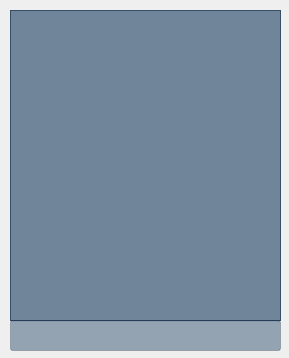
<?xml version="1.0" encoding="UTF-8"?>
<ui version="4.0">
 <class>Client</class>
 <widget class="QDialog" name="Client">
  <property name="geometry">
   <rect>
    <x>0</x>
    <y>0</y>
    <width>289</width>
    <height>358</height>
   </rect>
  </property>
  <property name="windowTitle">
   <string>Chat</string>
  </property>
  <widget class="QTextEdit" name="showText">
   <property name="geometry">
    <rect>
     <x>10</x>
     <y>10</y>
     <width>271</width>
     <height>311</height>
    </rect>
   </property>
   <property name="palette">
    <palette>
     <active>
      <colorrole role="Button">
       <brush brushstyle="SolidPattern">
        <color alpha="140">
         <red>8</red>
         <green>46</green>
         <blue>84</blue>
        </color>
       </brush>
      </colorrole>
      <colorrole role="Text">
       <brush brushstyle="SolidPattern">
        <color alpha="255">
         <red>255</red>
         <green>255</green>
         <blue>255</blue>
        </color>
       </brush>
      </colorrole>
      <colorrole role="Base">
       <brush brushstyle="NoBrush">
        <color alpha="255">
         <red>0</red>
         <green>0</green>
         <blue>0</blue>
        </color>
       </brush>
      </colorrole>
      <colorrole role="Window">
       <brush brushstyle="SolidPattern">
        <color alpha="140">
         <red>8</red>
         <green>46</green>
         <blue>84</blue>
        </color>
       </brush>
      </colorrole>
     </active>
     <inactive>
      <colorrole role="Button">
       <brush brushstyle="SolidPattern">
        <color alpha="140">
         <red>8</red>
         <green>46</green>
         <blue>84</blue>
        </color>
       </brush>
      </colorrole>
      <colorrole role="Text">
       <brush brushstyle="SolidPattern">
        <color alpha="255">
         <red>255</red>
         <green>255</green>
         <blue>255</blue>
        </color>
       </brush>
      </colorrole>
      <colorrole role="Base">
       <brush brushstyle="NoBrush">
        <color alpha="255">
         <red>0</red>
         <green>0</green>
         <blue>0</blue>
        </color>
       </brush>
      </colorrole>
      <colorrole role="Window">
       <brush brushstyle="SolidPattern">
        <color alpha="140">
         <red>8</red>
         <green>46</green>
         <blue>84</blue>
        </color>
       </brush>
      </colorrole>
     </inactive>
     <disabled>
      <colorrole role="Button">
       <brush brushstyle="SolidPattern">
        <color alpha="140">
         <red>8</red>
         <green>46</green>
         <blue>84</blue>
        </color>
       </brush>
      </colorrole>
      <colorrole role="Text">
       <brush brushstyle="SolidPattern">
        <color alpha="255">
         <red>120</red>
         <green>120</green>
         <blue>120</blue>
        </color>
       </brush>
      </colorrole>
      <colorrole role="Base">
       <brush brushstyle="NoBrush">
        <color alpha="255">
         <red>0</red>
         <green>0</green>
         <blue>0</blue>
        </color>
       </brush>
      </colorrole>
      <colorrole role="Window">
       <brush brushstyle="SolidPattern">
        <color alpha="140">
         <red>8</red>
         <green>46</green>
         <blue>84</blue>
        </color>
       </brush>
      </colorrole>
     </disabled>
    </palette>
   </property>
   <property name="font">
    <font>
     <family>微软雅黑</family>
     <pointsize>10</pointsize>
     <weight>50</weight>
     <bold>false</bold>
    </font>
   </property>
   <property name="layoutDirection">
    <enum>Qt::LeftToRight</enum>
   </property>
   <property name="autoFillBackground">
    <bool>false</bool>
   </property>
   <property name="styleSheet">
    <string notr="true">background-color: rgba(8, 46, 84, 140);
</string>
   </property>
  </widget>
  <widget class="QLineEdit" name="lineEdit">
   <property name="geometry">
    <rect>
     <x>10</x>
     <y>320</y>
     <width>271</width>
     <height>31</height>
    </rect>
   </property>
   <property name="palette">
    <palette>
     <active>
      <colorrole role="Button">
       <brush brushstyle="SolidPattern">
        <color alpha="100">
         <red>8</red>
         <green>46</green>
         <blue>84</blue>
        </color>
       </brush>
      </colorrole>
      <colorrole role="Text">
       <brush brushstyle="SolidPattern">
        <color alpha="255">
         <red>255</red>
         <green>255</green>
         <blue>255</blue>
        </color>
       </brush>
      </colorrole>
      <colorrole role="Base">
       <brush brushstyle="SolidPattern">
        <color alpha="100">
         <red>8</red>
         <green>46</green>
         <blue>84</blue>
        </color>
       </brush>
      </colorrole>
      <colorrole role="Window">
       <brush brushstyle="SolidPattern">
        <color alpha="100">
         <red>8</red>
         <green>46</green>
         <blue>84</blue>
        </color>
       </brush>
      </colorrole>
     </active>
     <inactive>
      <colorrole role="Button">
       <brush brushstyle="SolidPattern">
        <color alpha="100">
         <red>8</red>
         <green>46</green>
         <blue>84</blue>
        </color>
       </brush>
      </colorrole>
      <colorrole role="Text">
       <brush brushstyle="SolidPattern">
        <color alpha="255">
         <red>255</red>
         <green>255</green>
         <blue>255</blue>
        </color>
       </brush>
      </colorrole>
      <colorrole role="Base">
       <brush brushstyle="SolidPattern">
        <color alpha="100">
         <red>8</red>
         <green>46</green>
         <blue>84</blue>
        </color>
       </brush>
      </colorrole>
      <colorrole role="Window">
       <brush brushstyle="SolidPattern">
        <color alpha="100">
         <red>8</red>
         <green>46</green>
         <blue>84</blue>
        </color>
       </brush>
      </colorrole>
     </inactive>
     <disabled>
      <colorrole role="Button">
       <brush brushstyle="SolidPattern">
        <color alpha="100">
         <red>8</red>
         <green>46</green>
         <blue>84</blue>
        </color>
       </brush>
      </colorrole>
      <colorrole role="Text">
       <brush brushstyle="SolidPattern">
        <color alpha="255">
         <red>120</red>
         <green>120</green>
         <blue>120</blue>
        </color>
       </brush>
      </colorrole>
      <colorrole role="Base">
       <brush brushstyle="SolidPattern">
        <color alpha="100">
         <red>8</red>
         <green>46</green>
         <blue>84</blue>
        </color>
       </brush>
      </colorrole>
      <colorrole role="Window">
       <brush brushstyle="SolidPattern">
        <color alpha="100">
         <red>8</red>
         <green>46</green>
         <blue>84</blue>
        </color>
       </brush>
      </colorrole>
     </disabled>
    </palette>
   </property>
   <property name="font">
    <font>
     <family>微软雅黑</family>
     <pointsize>10</pointsize>
    </font>
   </property>
   <property name="styleSheet">
    <string notr="true">background-color: rgba(8, 46, 84, 100);</string>
   </property>
  </widget>
 </widget>
 <resources/>
 <connections/>
</ui>
